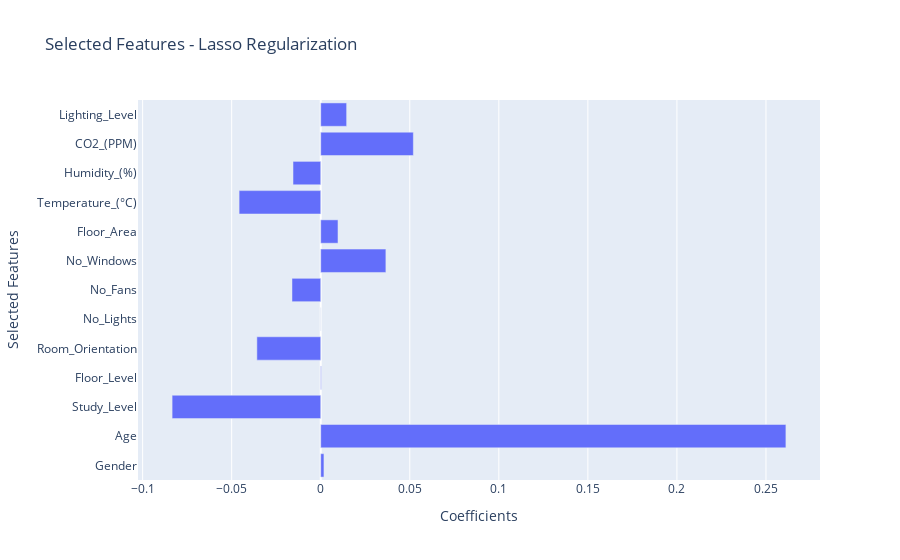

The notebook cell saved with this chart:
### Markdown cell above
# Feature Selection by Lasso using ANN

### Code cell
import pandas as pd
import numpy as np
from sklearn.model_selection import train_test_split
from sklearn.preprocessing import StandardScaler
from keras.models import Sequential
from keras.layers import Dense, Input
from keras.callbacks import EarlyStopping
from imblearn.combine import SMOTEENN
from sklearn.metrics import classification_report
from sklearn.decomposition import PCA
import keras
import plotly.graph_objects as go
from sklearn.linear_model import Lasso

# Load the dataset
df = pd.read_csv("IUBAT_Testing7.csv")

df.columns = df.columns.str.strip()
df["Gender"] = pd.factorize(df['Gender'])[0].astype(np.uint8)
df["Room_Orientation"] = pd.factorize(df['Room_Orientation'])[0].astype(np.uint8)
df["Lighting_Level"] = pd.factorize(df['Lighting_Level'])[0].astype(np.uint8)
df["Age"] = pd.factorize(df['Age'])[0].astype(np.uint8)
df["Distan_Windows"] = pd.factorize(df['Distan_Windows'])[0].astype(np.uint8)
df["PMV_Level"] = pd.factorize(df['PMV_Level'])[0].astype(np.uint8)

# Separate inputs and target variable

inputs = df.drop(['PMV_Level'], axis='columns')
target = df['PMV_Level']

# Apply Lasso regularization for feature selection
lasso = Lasso(alpha=0.01)
lasso.fit(inputs, target)

# Get the selected features and their coefficients
selected_features = inputs.columns[lasso.coef_ != 0]
feature_coefficients = lasso.coef_[lasso.coef_ != 0]

# Create a DataFrame for the selected features and coefficients
feature_df = pd.DataFrame({'Selected Features': selected_features, 'Coefficients': feature_coefficients})

# Plot the feature coefficients using horizontal bar plot
fig = go.Figure(data=[go.Bar(y=feature_df['Selected Features'], x=feature_df['Coefficients'], orientation='h')])
fig.update_layout(yaxis=dict(title='Selected Features'), xaxis=dict(title='Coefficients'), title='Selected Features - Lasso Regularization')
fig.show()

# Filter the inputs based on selected features
inputs_selected = inputs[selected_features]

# Apply SMOTE-ENN for balancing the classes
resample = SMOTEENN(random_state=42)
X_resampled, y_resampled = resample.fit_resample(inputs_selected, target)

# Split the data into training and testing sets
X_train, X_test, y_train, y_test = train_test_split(X_resampled, y_resampled, test_size=0.2, random_state=42)

# Scale the features using StandardScaler
scaler = StandardScaler()
X_train_scaled = scaler.fit_transform(X_train)
X_test_scaled = scaler.transform(X_test)

# Define the number of input features
input_dim = X_train_scaled.shape[1]

# Define the number of output classes
num_classes = len(np.unique(y_train))

# Define the neural network model
model = Sequential()
model.add(Input(shape=(input_dim,)))  # Use Input layer instead of specifying input shape
model.add(Dense(64, activation='relu'))
model.add(Dense(64, activation='relu'))
model.add(Dense(num_classes, activation='softmax'))

# Compile the model
model.compile(loss='categorical_crossentropy', optimizer='adam', metrics=['accuracy'])

# Train the model with early stopping
early_stopping = EarlyStopping(patience=10, restore_best_weights=True)
history_lasso = model.fit(X_train_scaled, keras.utils.to_categorical(y_train, num_classes),
                    validation_data=(X_test_scaled, keras.utils.to_categorical(y_test, num_classes)),
                    epochs=100, callbacks=[early_stopping])

### Figure 1 — Plotly figure (JSON) as saved in the notebook; plotly's stock layout.template omitted (floating-point values rounded to 4 significant figures)
{"data": [{"orientation": "h", "type": "bar", "x": [0.001799, 0.2612, -0.08346, 0.0003045, -0.03586, -2.234e-05, -0.01614, 0.03658, 0.009686, -0.04584, -0.01556, 0.052, 0.01454], "y": ["Gender", "Age", "Study_Level", "Floor_Level", "Room_Orientation", "No_Lights", "No_Fans", "No_Windows", "Floor_Area", "Temperature_(°C)", "Humidity_(%)", "CO2_(PPM)", "Lighting_Level"]}], "layout": {"title": {"text": "Selected Features - Lasso Regularization"}, "xaxis": {"title": {"text": "Coefficients"}}, "yaxis": {"title": {"text": "Selected Features"}}}}
